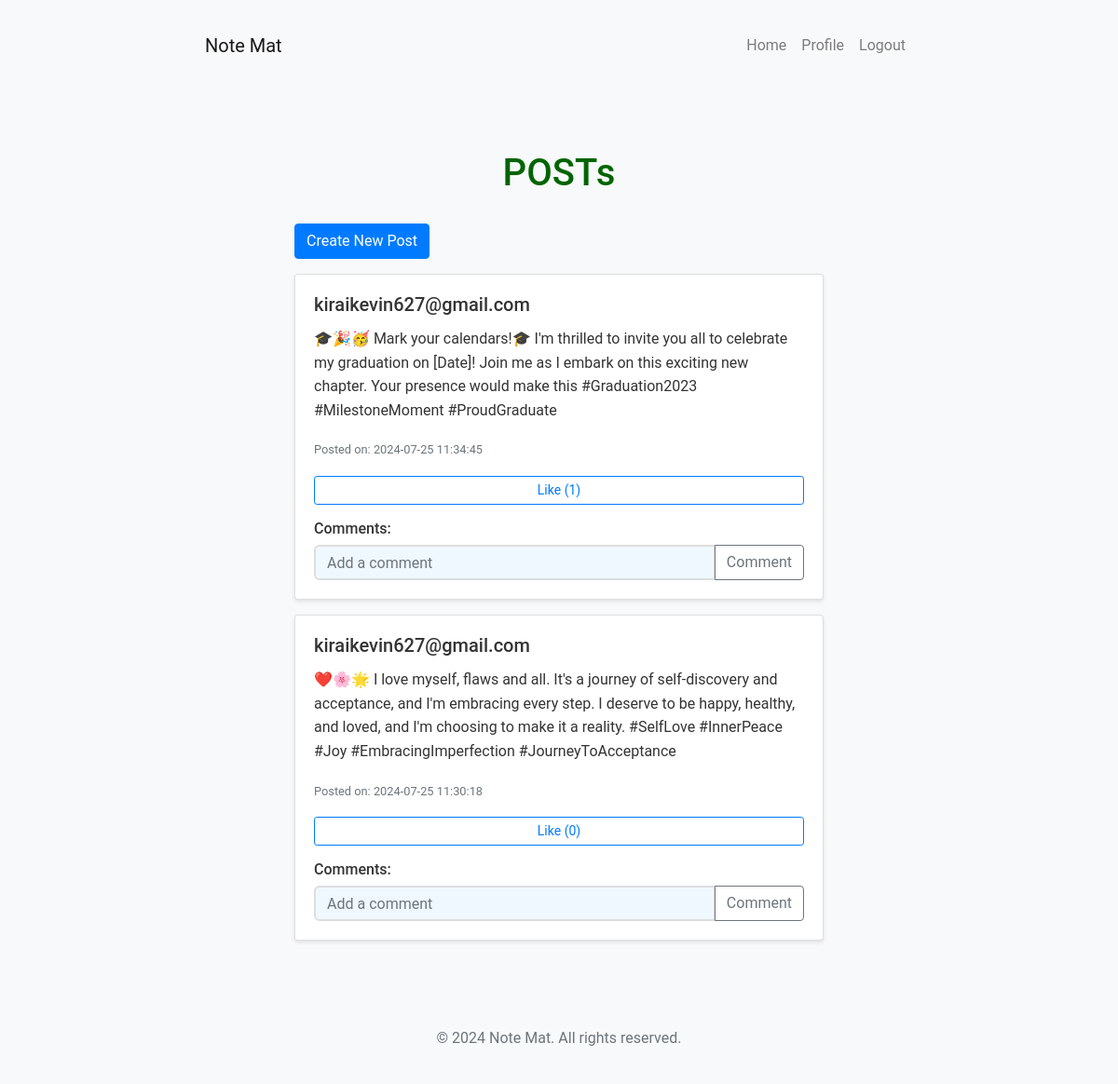
Screenshot of / (signed in) with the database file from the repository.
### models.py (models this page shows)
class Post(db.Model):
    id = db.Column(db.Integer, primary_key=True)
    content = db.Column(db.Text, nullable=False)
    timestamp = db.Column(db.DateTime, index=True, default=datetime.utcnow)
    user_id = db.Column(db.Integer, db.ForeignKey('user.id'))
    comments = db.relationship('Comment', backref='post', lazy='dynamic')
    likes = db.relationship('Like', backref='post', lazy='dynamic')

class User(UserMixin, db.Model):
    id = db.Column(db.Integer, primary_key=True)
    username = db.Column(db.String(64), unique=True, nullable=False)
    password = db.Column(db.String(128), nullable=False)
    posts = db.relationship('Post', backref='author', lazy='dynamic')
    comments = db.relationship('Comment', backref='author', lazy='dynamic')
    likes = db.relationship('Like', backref='user', lazy='dynamic')

### app.py (the view)
@app.route('/')
@login_required
def home():
    posts = Post.query.order_by(Post.timestamp.desc()).all()
    return render_template('home.html', posts=posts)

### app.py (called while the page is built)
@login_manager.user_loader
def load_user(user_id):
    return User.query.get(int(user_id))

### templates/home.html (shortened to what this page needs)
{% extends "base.html" %}
{% block content %}
<div class="container">
    <h1>POSTs</h1>
    <a href="{{ url_for('new_post') }}" class="btn btn-primary mb-3">Create New Post</a>
    {% for post in posts %}
        <div class="card mb-3">
            <div class="card-body">
                <h5 class="card-title">{{ post.author.username }}</h5>
                <p class="card-text">{{ post.content }}</p>
                <p class="card-text"><small class="text-muted">Posted on: {{ post.timestamp.strftime('%Y-%m-%d %H:%M:%S') }}</small></p>
                <form action="{{ url_for('like_post', post_id=post.id) }}" method="post" class="d-inline">
                    <button type="submit" class="btn btn-outline-primary btn-sm">Like ({{ post.likes.count() }})</button>
                </form>
                <h6 class="mt-3">Comments:</h6>
                <form action="{{ url_for('comment_post', post_id=post.id) }}" method="post" class="mt-2">
                    <div class="input-group">
                        <input type="text" name="content" class="form-control" placeholder="Add a comment">
                        <div class="input-group-append">
                            <button type="submit" class="btn btn-outline-secondary">Comment</button>
                        </div>
                    </div>
                </form>
            </div>
        </div>
    {% endfor %}
</div>
{% endblock %}

### templates/base.html (shortened to what this page needs)
<!DOCTYPE html>
<html lang="en">
<head>
    <link rel="stylesheet" href="https://stackpath.bootstrapcdn.com/bootstrap/4.5.2/css/bootstrap.min.css">
    <link rel="stylesheet" href="{{ url_for('static', filename='styles.css') }}">
</head>
<body>
    <nav class="navbar navbar-expand-lg navbar-light bg-light">
        <div class="container">
            <a class="navbar-brand" href="{{ url_for('home') }}">Note Mat</a>
            <div class="collapse navbar-collapse" id="navbarNav">
                <ul class="navbar-nav ml-auto">
                    {% if current_user.is_authenticated %}
                        <li class="nav-item">
                            <a class="nav-link" href="{{ url_for('home') }}">Home</a>
                        </li>
                        <li class="nav-item">
                            <a class="nav-link" href="{{ url_for('profile', username=current_user.username) }}">Profile</a>
                        </li>
                        <li class="nav-item">
                            <a class="nav-link" href="{{ url_for('logout') }}">Logout</a>
                        </li>
                    {% endif %}
                </ul>
            </div>
        </div>
    </nav>
    <div class="container mt-4">
        {% block content %}{% endblock %}
    </div>
    <footer class="footer mt-auto py-3 bg-light">
        <div class="container text-center">
            <span class="text-muted">© 2024 Note Mat. All rights reserved.</span>
        </div>
    </footer>
</body>
</html>

### static/styles.css (style rules this page uses)
:root { --bg-color: #f0f8ff; --text-color: #333; --header-color: #006400; --section-bg: #ffffff; --button-bg: #4CAF50; --button-hover: #45a049; --input-border: #ddd; --result-bg: #e6e6e6; }
body { font-family: 'Roboto', Arial, sans-serif; line-height: 1.6; margin: 0; padding: 0; background-color: var(--bg-color); color: var(--text-color); transition: background-color 0.3s, color 0.3s; }
.container { width: 80%; max-width: 1200px; margin: auto; overflow: hidden; padding: 20px; }
h1 { color: var(--header-color); text-align: center; font-size: 2.5em; margin-bottom: 30px; }
input[type="text"], input[type="password"], input[type="number"], textarea, select { width: 100%; padding: 12px; margin-bottom: 15px; border: 2px solid var(--input-border); border-radius: 6px; font-size: 16px; transition: border-color 0.3s; background-color: var(--bg-color); color: var(--text-color); }
button { display: block; width: 100%; padding: 12px; background: var(--button-bg); color: white; border: none; border-radius: 6px; font-size: 18px; cursor: pointer; transition: background-color 0.3s; }
body { background-color: #f8f9fa; }
.container { max-width: 800px; }
.card { box-shadow: 0 2px 4px rgba(0,0,0,0.1); }

### rows the page displays
Post: author.username "kiraikevin627@gmail.com", content "🎓🎉🥳 Mark your calendars!🎓 I'm thrilled to invite you all to celebrate my graduation on [Date]! Join me as I embark on this exciting new chapter. Your presence would make this #Graduation2023 #MilestoneMoment #ProudGraduate", timestamp "2024-07-25 11:34:45", likes.count "1"
Post: author.username "kiraikevin627@gmail.com", content "❤️🌸🌟 I love myself, flaws and all. It's a journey of self-discovery and acceptance, and I'm embracing every step. I deserve to be happy, healthy, and loved, and I'm choosing to make it a reality. #SelfLove #InnerPeace #Joy #EmbracingImperfection #JourneyToAcceptance", timestamp "2024-07-25 11:30:18", likes.count "0"
